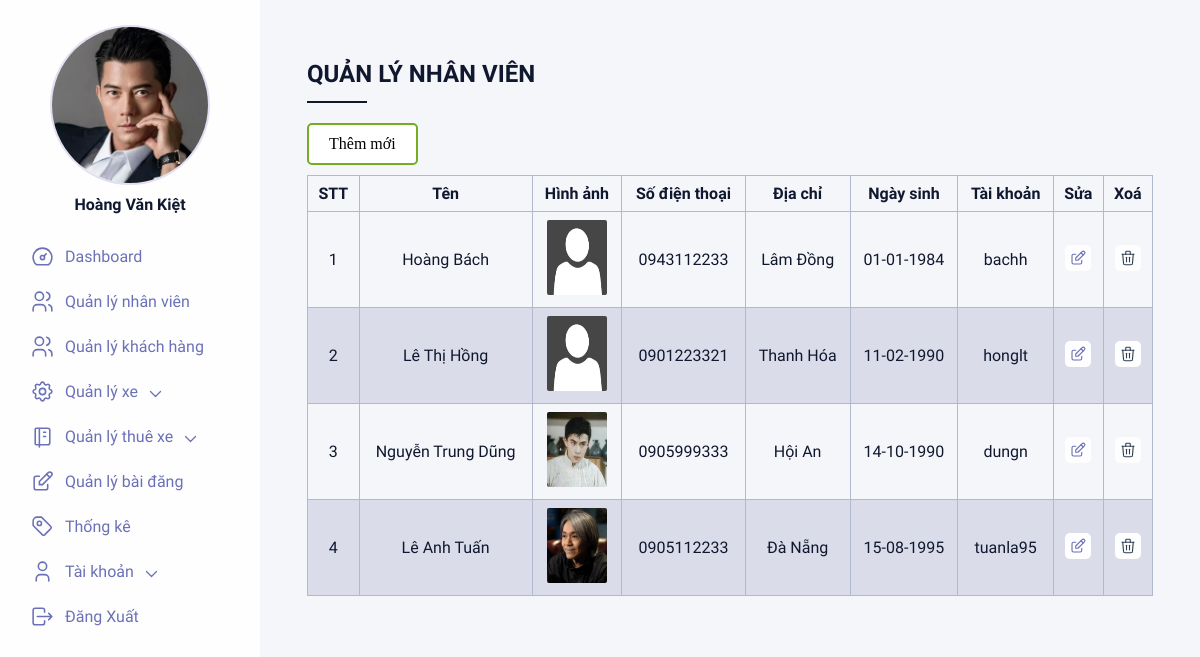
Page /Admin/show_emp.php (signed in) on the committed database.
### tables this page shows
CREATE TABLE `users` (
  `Id` int(11) NOT NULL,
  `UserName` varchar(100) NOT NULL,
  `Password` varchar(50) NOT NULL,
  `FullName` varchar(100) NOT NULL,
  `Phone` varchar(10) NOT NULL,
  `Address` text NOT NULL,
  `Birthday` date NOT NULL,
  `RoleName` varchar(30) NOT NULL,
  `Avatar` varchar(255) NOT NULL
);

### Admin/show_emp.php (the view, shortened to what this page needs)
<?php
require('connectDb.php');
$emps = $conn->query("select * from users where RoleName != 'admin' order by Id desc")->fetchAll();
?>
<!DOCTYPE html>
<html lang="en">
<head>
    <link rel="stylesheet" href="css/main.css">
</head>
<body>
    <div class="wrapper">
        <div class="container">
            <div class="dashboard">
                <div class="left">
                    <div class="left__content">
                        <?php include('leftmenu.php'); ?>
                    </div>
                </div>
                <div class="right">
                    <div class="right__content">
                        <div class="right__title">Quản lý nhân viên</div>
                        <a href="insert_emp.php" class="lienket">
                            Thêm mới
                        </a>
                        <div class="right__table">
                            <div class="right__tableWrapper">
                                <table>
                                    <thead>
                                        <tr>
                                            <th>STT</th>
                                            <th>Tên</th>
                                            <th>Hình ảnh</th>
                                            <th>Số điện thoại</th>
                                            <th>Địa chỉ</th>
                                            <th>Ngày sinh</th>
                                            <th>Tài khoản</th>
                                            <th>Sửa</th>
                                            <th>Xoá</th>
                                        </tr>
                                    </thead>
                                    <tbody>
                                        <?php for ($i = 0; $i < count($emps); $i++) { ?>
                                            <tr>
                                                <td data-label="STT"><?php echo $i + 1 ?></td>
                                                <td data-label="Tên"><?php echo $emps[$i]['FullName'] ?></td>
                                                <td data-label="Hình ảnh"><img width="60px" height="75px" src="<?php echo $emps[$i]['Avatar'] ?>" alt=""></td>
                                                <td data-label="Số điện thoại"><?php echo $emps[$i]['Phone'] ?></td>
                                                <td data-label="Địa chỉ"><?php echo $emps[$i]['Address'] ?></td>
                                                <td data-label="Ngày sinh"><?php echo date("d-m-Y", strtotime($emps[$i]['Birthday'])) ?></td>
                                                <td data-label="Tài khoản"><?php echo $emps[$i]['UserName'] ?></td>
                                                <td data-label="Sửa" class="right__iconTable"><a href="update_emp.php?Id=<?php echo $emps[$i]['Id'] ?>"><img src="assets/icon-edit.svg" alt=""></a></td>
                                                <td data-label="Xoá" class="right__iconTable"><a onclick="return confirm('Bạn chắc chắn muốn xóa nhân viên <?php echo $emps[$i]['FullName'] ?> ?')" href="delete.php?id=<?php echo $emps[$i]['Id'] ?>&type=emp"><img src="assets/icon-trash-black.svg" alt=""></a></td>
                                            </tr>
                                        <?php } ?>
                                    </tbody>
                                </table>
                            </div>
                        </div>
                    </div>
                </div>
            </div>
        </div>
    </div>
</body>
</html>

### Admin/css/main.css (style rules this page uses)
* { margin: 0; padding: 0; list-style: none; border: 0; -webkit-tap-highlight-color: transparent; text-decoration: none; color: inherit; box-sizing: border-box; }
body { font-family: "Muli", sans-serif; background-color: #e2dff2; }
.wrapper { display: grid; grid-template-columns: 1fr; justify-content: center; align-items: center; height: 100vh; box-sizing: border-box; }
.wrapper .container { width: 100%; max-width: 1440px; height: 100%; margin: 0 auto; transition: all 0.4s ease; overflow: hidden; }
.dashboard { display: flex; background: #f5f6fa; height: 100%; width: 100%; }
.left { background: #fefefe; width: 100%; max-width: 260px; display: flex; justify-content: flex-start; align-items: center; flex-direction: column; transition: all 0.6s 0.2s ease; z-index: 2; overflow-y: scroll; }
.left__content { width: calc(260px - 40px); padding-top: 25px; padding-bottom: 10px; }
.right { width: 100%; height: 100%; overflow-y: scroll; }
.right__content { padding: 60px 5%; }
.right__title { color: #10182f; font-size: 24px; font-weight: bold; text-transform: uppercase; position: relative; padding-bottom: 15px; margin-bottom: 20px; }
.right__title:before { content: ""; position: absolute; width: 60px; height: 2px; background-color: #10182f; bottom: 0; }
.right table { border-collapse: collapse; width: 100%; margin-bottom: 10px; }
.right table td, .right table th { border: 1px solid #b2b9ce; text-align: left; padding: 8px; color: #10182f; }
.right table tr:nth-child(even) { background-color: #dadce9; }
.right table th { text-align: center; }
.right table td { text-align: center; }
.right table td img { width: 60px; border-radius: 2px; }
.right__iconTable { text-align: center !important; }
.right__iconTable img { width: 26px !important; height: 26px; padding: 4px; transition: all 0.2s ease; background-color: #fefefe; border-radius: 5px !important; }

### Admin/show_emp.php (style rules this page uses)
.lienket { background-color: white; color: black; border: 2px solid #73AD21; border-radius: 5px; padding: 10px 20px; text-align: center; text-decoration: none; display: inline-block; font-size: 16px; font-family: "Lucida Sans Unicode"; margin-bottom: 10px; }

### rows in the picture
users: FullName "Hoàng Bách", Avatar (placeholder picture), Phone "0943112233", Address "Lâm Đồng", Birthday "01-01-1984", UserName "bachh"
users: FullName "Lê Thị Hồng", Avatar (placeholder picture), Phone "0901223321", Address "Thanh Hóa", Birthday "11-02-1990", UserName "honglt"
users: FullName "Nguyễn Trung Dũng", Avatar (picture), Phone "0905999333", Address "Hội An", Birthday "14-10-1990", UserName "dungn"
users: FullName "Lê Anh Tuấn", Avatar (picture), Phone "0905112233", Address "Đà Nẵng", Birthday "15-08-1995", UserName "tuanla95"

### other values in the picture
$_SESSION['user']['FullName'] "Hoàng Văn Kiệt"
